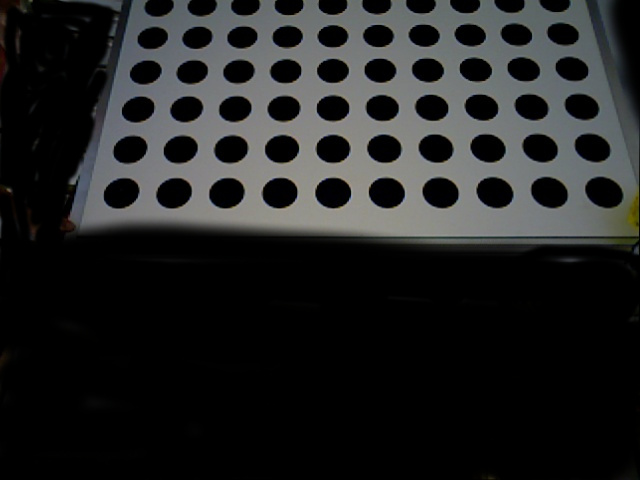
//> input picture catkin_ws/src/industrial_calibration_tutorials/ind_cal_multi_camera/images/camera1_cal.jpg, 640 x 480 px
$ ./hdpehsv ../../catkin_ws/src/industrial_calibration_tutorials/ind_cal_multi_camera/images/camera1_cal.jpg   (built with g++ and OpenCV 4)
//> lines starting //> are read from the running program, lines starting //| are printed output that depends on the picture; after the words box and inside, x2 and y2 are one past the last pixel; in counts of white or black regions, pixels touching at a corner belong together
#include "histograma.h" // header de la clase que cree


int main(int argc,char** argv){

	if ( argc != 2 )
    {
        cout<<"<Image_Path> not defined\n"; //Incluir los argumentos al momento de abrir la pagina
        return -1;
    }

    cv::Mat image=cv::imread(argv[1]); // simepre la matriz image carga la imagen
//> image is the input picture: 480 rows x 640 cols, CV_8UC3; mean B, G, R 34.9, 34.9, 34

    cv::Mat hsvfiltered;
    cv::imshow("imagen",image);
    cv::GaussianBlur(image,hsvfiltered,cv::Size(31,31),0);
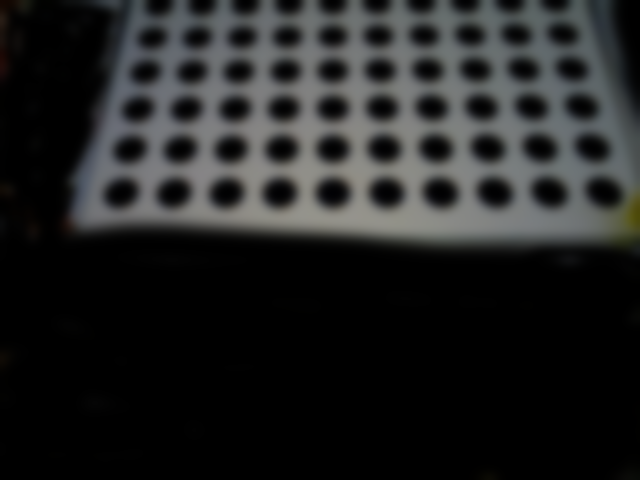
//> hsvfiltered: 480 rows x 640 cols, CV_8UC3; mean B, G, R 34.9, 34.9, 34
    cv::Mat ycc;
    cv::Mat hsv;
    cv::Mat mascararoja;
    cv::cvtColor(hsvfiltered,hsv,CV_BGR2HSV);
//> hsv: 480 rows x 640 cols, CV_8UC3; mean H, S, V 35.7, 13.3, 35.6
    vector<cv::Mat> canaleshsv;
    split(hsv,canaleshsv);
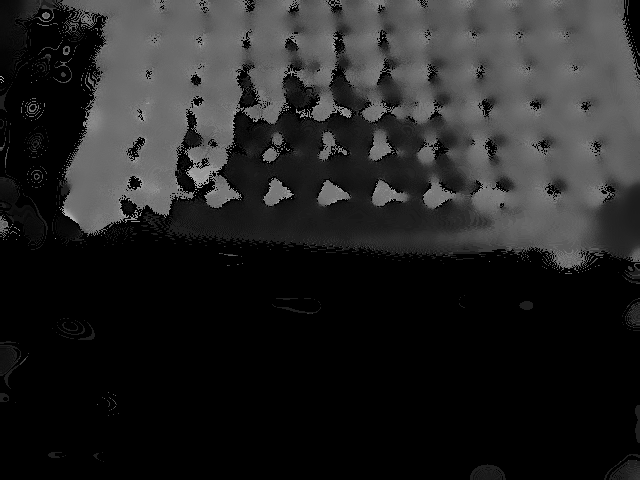
//> canaleshsv[0]: 480 rows x 640 cols, CV_8UC1; min 0, max 178, mean 35.7
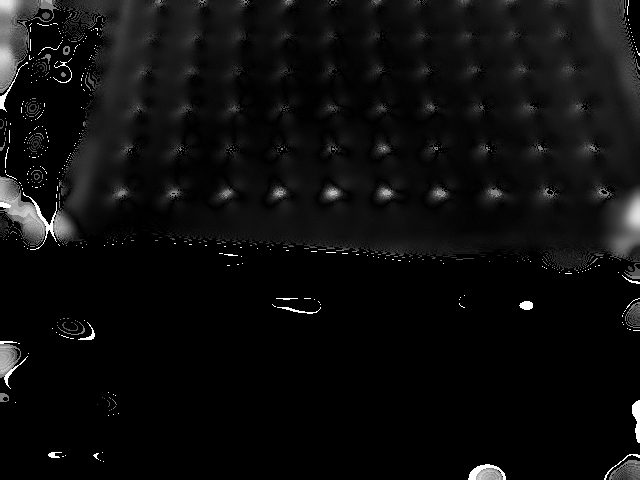
//> canaleshsv[1]: 480 rows x 640 cols, CV_8UC1; min 0, max 255, mean 13.3

    cv::Mat lower_red;
    cv::Mat upper_red;
    cv::inRange(hsv, cv::Scalar(0, 0, 100), cv::Scalar(10, 255, 255), lower_red);
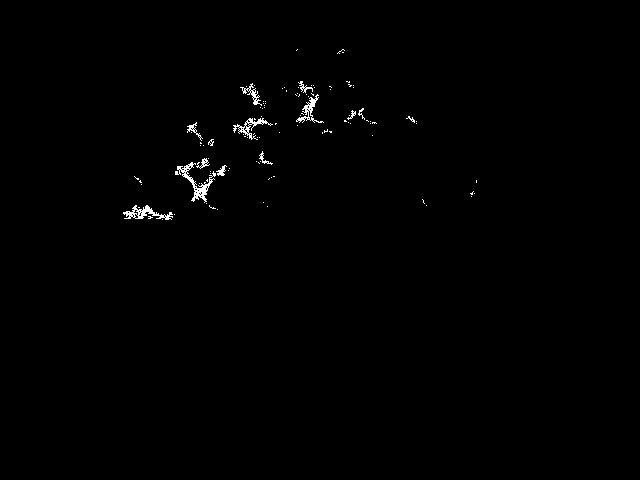
//> lower_red: 480 rows x 640 cols, CV_8UC1; 0.59% white in thin lines or dots, all inside (x1, y1, x2, y2) = (123, 49, 477, 220)
    cv::inRange(hsv, cv::Scalar(125, 0, 100), cv::Scalar(179, 255, 255), upper_red);
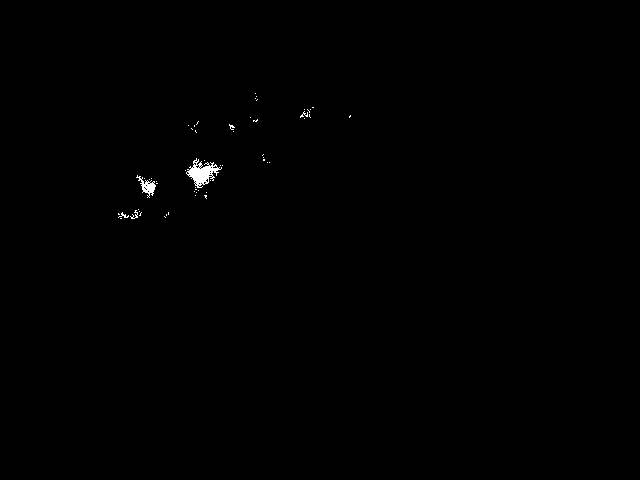
//> upper_red: 480 rows x 640 cols, CV_8UC1; 0.27% white; 56 white regions (51 under 20 px), largest, box (x1, y1, x2, y2) and area: (186, 158, 222, 188) 466, (136, 175, 156, 198) 170, (130, 210, 138, 219) 27, (118, 212, 129, 218) 24, (300, 111, 308, 118) 22
    cv::Mat red;//= lower_red | upper_red;

    cv::Mat lut(1,256,CV_8U);
	for (int i=0;i<256;i++){
		if(i<10){//i<10 || (i>160 && i<179)){
		lut.at<uchar>(i)=255;
	}else{
		lut.at<uchar>(i)=0;
	}
	}
	cv::Mat segmented;
	cv::LUT(canaleshsv[1],lut,red);
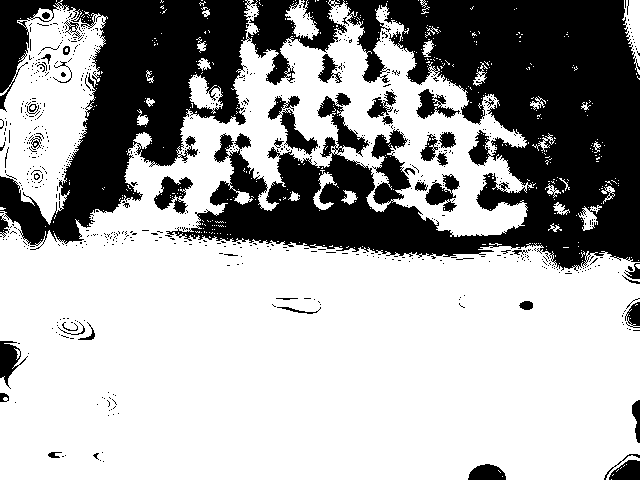
//> red: 480 rows x 640 cols, CV_8UC1; 65.8% white; 717 black regions (672 under 20 px), largest, box (x1, y1, x2, y2) and area: (0, 0, 640, 271) 95728, (268, 96, 318, 155) 982, (154, 176, 193, 214) 766

    cv::imshow("redd",red);

// [84 lines of commented-out code are left out]

    cv::waitKey(0);
    return 0;
}

$ run again, on catkin_ws/src/industrial_calibration_tutorials/ind_cal_multi_camera/images/camera3_cal.jpg
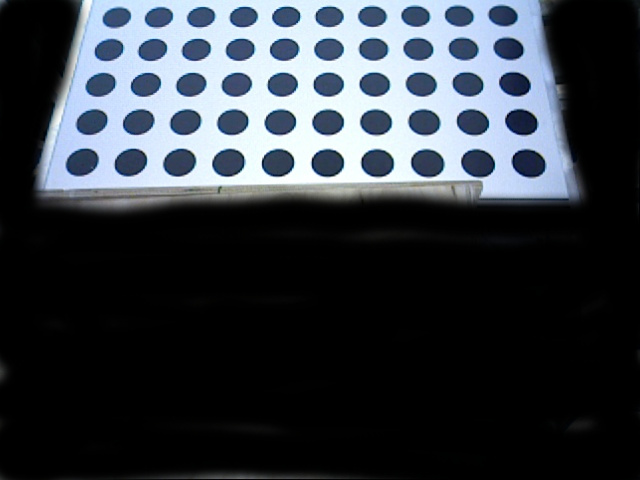
//> input picture catkin_ws/src/industrial_calibration_tutorials/ind_cal_multi_camera/images/camera3_cal.jpg, 640 x 480 px
//> image is the input picture: 480 rows x 640 cols, CV_8UC3; mean B, G, R 65.2, 58.3, 52.5
//> hsv: 480 rows x 640 cols, CV_8UC3; mean H, S, V 40.1, 23.2, 65.3
//> `cv::inRange(hsv, cv::Scalar(0, 0, 100), cv::Scalar(10, 255, 255), lowe..`:
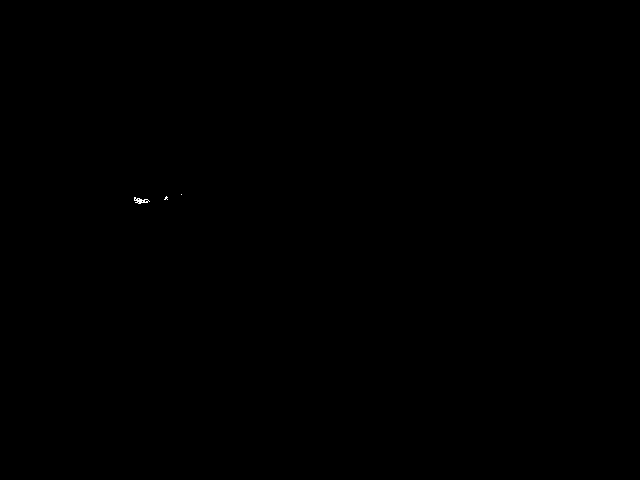
//> lower_red: 480 rows x 640 cols, CV_8UC1; 0.02% white in thin lines or dots, all inside (x1, y1, x2, y2) = (134, 194, 182, 204)
//> upper_red: 480 rows x 640 cols, CV_8UC1; 0.05% white; 7 white regions (5 under 20 px), largest, box (x1, y1, x2, y2) and area: (98, 196, 118, 206) 112, (145, 197, 157, 203) 28
//> `cv::LUT(canaleshsv[1],lut,red);`:
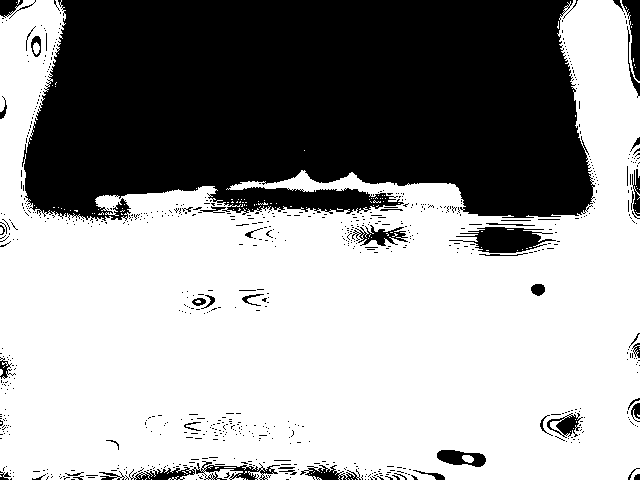
//> red: 480 rows x 640 cols, CV_8UC1; 61.8% white; 744 black regions (694 under 20 px), largest, box (x1, y1, x2, y2) and area: (22, 0, 595, 221) 107663, (449, 227, 556, 253) 1531, (129, 461, 280, 480) 1007

$ run again, on catkin_ws/src/industrial_calibration_tutorials/ind_cal_multi_camera/images/camera4_cal.jpg
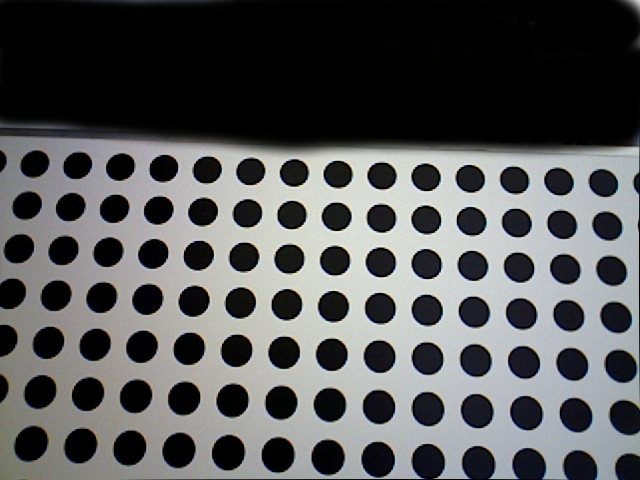
//> input picture catkin_ws/src/industrial_calibration_tutorials/ind_cal_multi_camera/images/camera4_cal.jpg, 640 x 480 px
//> image is the input picture: 480 rows x 640 cols, CV_8UC3; mean B, G, R 87.5, 86.9, 86
//> hsv: 480 rows x 640 cols, CV_8UC3; mean H, S, V 56.1, 15.4, 89.2
//> `cv::inRange(hsv, cv::Scalar(0, 0, 100), cv::Scalar(10, 255, 255), lowe..`:
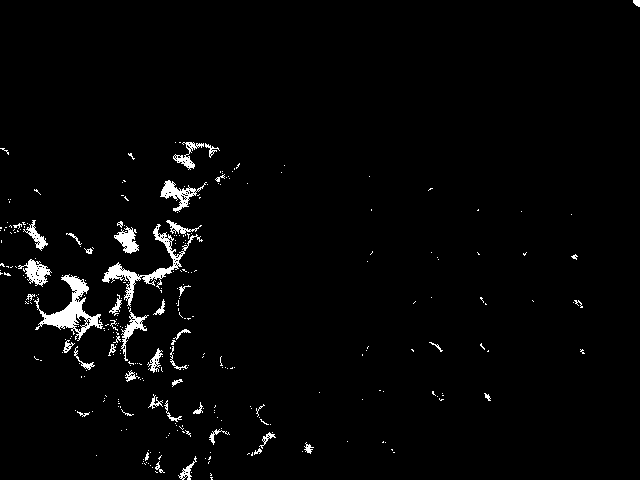
//> lower_red: 480 rows x 640 cols, CV_8UC1; 2.3% white; 302 white regions (255 under 20 px), largest, box (x1, y1, x2, y2) and area: (34, 274, 103, 341) 1347, (102, 224, 203, 307) 1148, (160, 180, 207, 212) 475
//> upper_red: 480 rows x 640 cols, CV_8UC1; 3.6% white; 140 white regions (122 under 20 px), largest, box (x1, y1, x2, y2) and area: (28, 138, 210, 288) 9070, (118, 250, 173, 277) 562, (170, 161, 193, 191) 325
//> `cv::LUT(canaleshsv[1],lut,red);`:
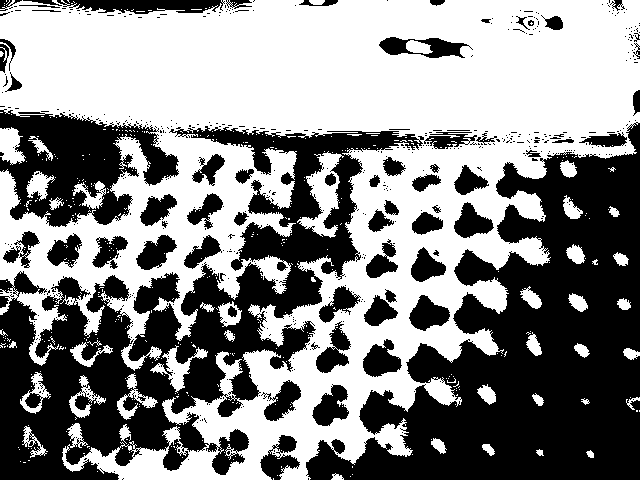
//> red: 480 rows x 640 cols, CV_8UC1; 53.7% white; 552 black regions (483 under 20 px), largest, box (x1, y1, x2, y2) and area: (306, 122, 640, 480) 57802, (0, 126, 424, 480) 49929, (0, 109, 179, 227) 11404

$ run again, on catkin_ws/src/industrial_calibration_tutorials/ind_cal_multi_camera/images/camera5_cal.jpg
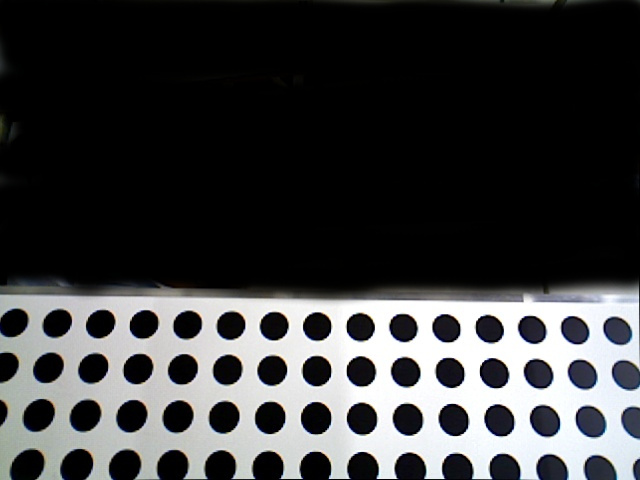
//> input picture catkin_ws/src/industrial_calibration_tutorials/ind_cal_multi_camera/images/camera5_cal.jpg, 640 x 480 px
//> image is the input picture: 480 rows x 640 cols, CV_8UC3; mean B, G, R 60.7, 59.9, 59.3
//> hsv: 480 rows x 640 cols, CV_8UC3; mean H, S, V 35.2, 11.5, 61.4
//> `cv::inRange(hsv, cv::Scalar(0, 0, 100), cv::Scalar(10, 255, 255), lowe..`:
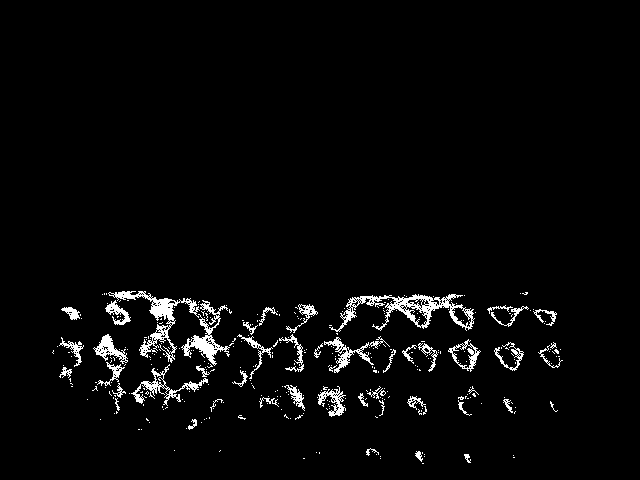
//> lower_red: 480 rows x 640 cols, CV_8UC1; 3.2% white in thin lines or dots, all inside (x1, y1, x2, y2) = (52, 291, 563, 464)
//> upper_red: 480 rows x 640 cols, CV_8UC1; 2% white; 262 white regions (218 under 20 px), largest, box (x1, y1, x2, y2) and area: (61, 293, 157, 360) 1883, (427, 306, 453, 329) 187, (340, 399, 363, 419) 182
//> `cv::LUT(canaleshsv[1],lut,red);`:
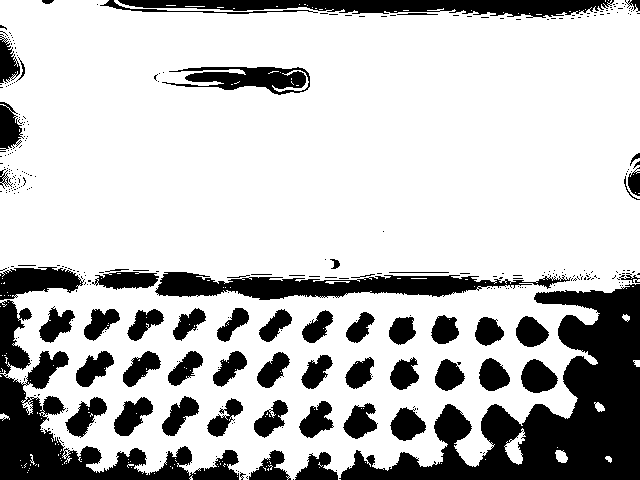
//> red: 480 rows x 640 cols, CV_8UC1; 75.8% white; 353 black regions (295 under 20 px), largest, box (x1, y1, x2, y2) and area: (339, 284, 640, 480) 22338, (0, 300, 239, 480) 10733, (155, 272, 571, 300) 5906
